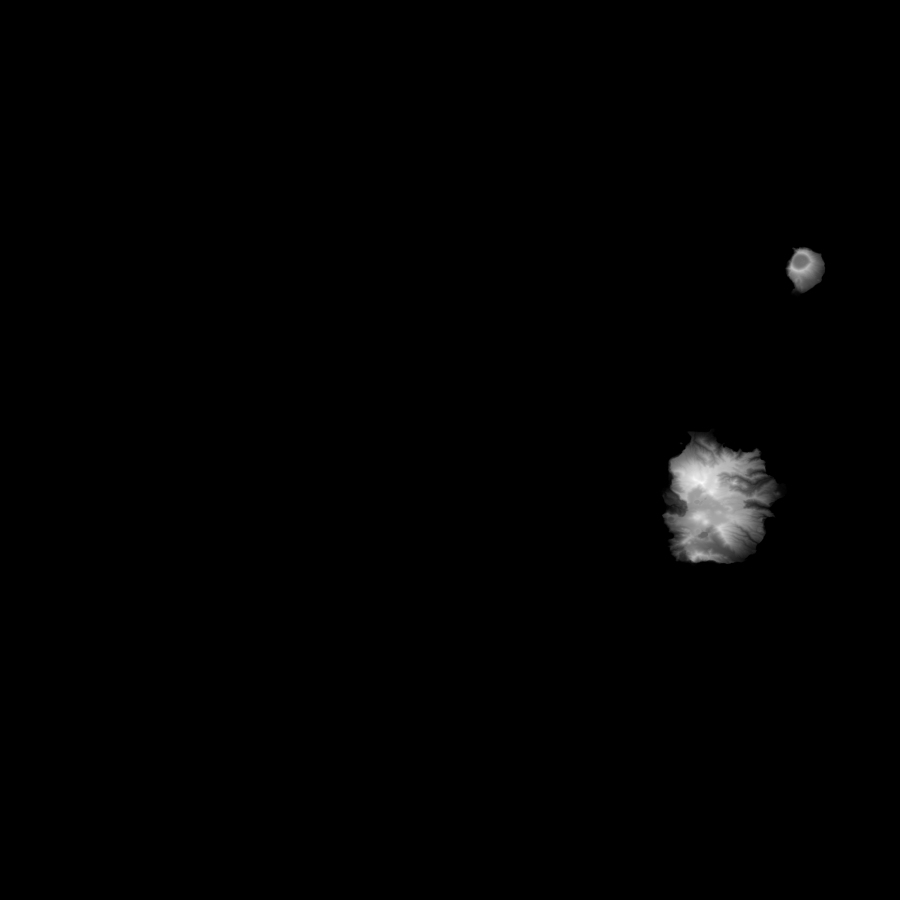
#> input picture artifacts/remake-chapter2/campus-site/dem/cop_N39_00_W032_00.tif, 3600 x 3600 px (shown at 1/4 size); its folder holds 2 pictures in this run
$ python rebuild_terrain.py
#> lines starting #> are read from the running program, lines starting #| are printed output that depends on the picture; after the words box and inside, x2 and y2 are one past the last pixel; in counts of white or black regions, pixels touching at a corner belong together; long printed decimals are rounded
### artifacts/remake-chapter2/campus-site/dem.py
# 真实高程：Copernicus DEM GLO-30（30 m，海洋与水体已掩膜为 0），AWS 公开数据
#   https://copernicus-dem-30m.s3.amazonaws.com/Copernicus_DSM_COG_10_{N39_00_W032_00, N38_00_W029_00}_DEM/...
#   署名：© DLR e.V. 2010-2014 and © Airbus Defence and Space GmbH 2014-2018,
#         provided under COPERNICUS by the European Union and ESA; all rights reserved.
# 投影：以岛中心为原点的等距近似（米），x 向东，y 向北；岛屿尺度内误差可忽略。
import os
import numpy as np
from PIL import Image

HERE = os.path.dirname(os.path.abspath(__file__))
ISLANDS = {
    # 名称: (瓦片, 纬度范围, 经度范围)
    'corvo': ('N39_00_W032_00', (39.660, 39.738), (-31.135, -31.065)),
    'faial': ('N38_00_W029_00', (38.510, 38.660), (-28.850, -28.590)),
}
ATTRIBUTION = 'Copernicus DEM GLO-30 © DLR e.V. 2010-2014, © Airbus Defence and Space GmbH 2014-2018, provided under COPERNICUS by the EU and ESA'

def load_tile(tile):
#> called with tile = 'N39_00_W032_00'
    a = np.array(Image.open(os.path.join(HERE, 'dem', f'cop_{tile}.tif')), dtype=np.float32)
#> a is the input picture: shape (3600, 3600) float32; min 0, max 910.5, mean 6.6
    lat_top, lon_left = int(tile[1:3]) + 1, -int(tile[8:11])
    return a, lat_top, lon_left

def blur(Z, passes=1):
    """3×3 二项式平滑（只用于制图，消去 30 m 格网的台阶感）。"""
    k = np.array([1, 2, 1], float) / 4
    for _ in range(passes):
        P = np.pad(Z, 1, mode='edge')
        Z = k[0] * P[:-2, 1:-1] + k[1] * P[1:-1, 1:-1] + k[2] * P[2:, 1:-1]
        P = np.pad(Z, 1, mode='edge')
        Z = k[0] * P[1:-1, :-2] + k[1] * P[1:-1, 1:-1] + k[2] * P[1:-1, 2:]
    return Z

def island(key, scale=1.0):
    """scale：三向等比缩放（水平与高程同乘），坡度不变。"""
    tile, (la0, la1), (lo0, lo1) = ISLANDS[key]
    a, lat_top, lon_left = load_tile(tile)
#> lat_top = 40; lon_left = -32
    r0, r1 = int((lat_top - la1) * 3600), int((lat_top - la0) * 3600) + 1
#> r0 = 943; r1 = 1225
    c0, c1 = int((lo0 - lon_left) * 3600), int((lo1 - lon_left) * 3600) + 1
#> c0 = 3113; c1 = 3366
    Z = a[r0:r1, c0:c1]
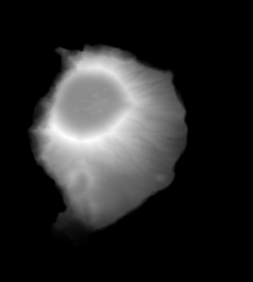
#> Z: shape (282, 253) float32; min 0, max 702.3, mean 109.5; drawn with min black and max white
    lats = lat_top - (np.arange(r0, r1) + 0.5) / 3600.0      # 像元中心
#> lats = 282 values, max 39.74 at index 0, min 39.66 at index 281, mean 39.7
    lons = lon_left + (np.arange(c0, c1) + 0.5) / 3600.0
#> lons = 253 values from -31.14 to -31.07
    lat0, lon0 = (la0 + la1) / 2, (lo0 + lo1) / 2
    xs = (lons - lon0) * 111320 * np.cos(np.radians(lat0))
#> xs = 253 values from -3009.7 to 2985.9
    ys = (lats - lat0) * 110574
#> ys = 282 values, max 4303.2 at index 0, min -4327.7 at index 281, mean -12.29
    return dict(key=key, xs=xs * scale, ys=ys * scale, Z=Z * scale, land=Z != 0, lat0=lat0, lon0=lon0, lats=lats, lons=lons, scale=scale)

def to_xy(info, lat, lon):
    k = info.get('scale', 1.0)
    return ((lon - info['lon0']) * 111320 * np.cos(np.radians(info['lat0'])) * k, (lat - info['lat0']) * 110574 * k)

def sample(info, x, y):
    """双线性插值取高程（米）。"""
    xs, ys, Z = info['xs'], info['ys'], info['Z']
    fx = np.interp(x, xs, np.arange(len(xs)))
    fy = np.interp(-np.asarray(y, float), -ys, np.arange(len(ys)))
    i0, j0 = np.floor(fy).astype(int), np.floor(fx).astype(int)
    i1, j1 = np.minimum(i0 + 1, len(ys) - 1), np.minimum(j0 + 1, len(xs) - 1)
    ty, tx = fy - i0, fx - j0
    return (Z[i0, j0] * (1 - tx) + Z[i0, j1] * tx) * (1 - ty) + (Z[i1, j0] * (1 - tx) + Z[i1, j1] * tx) * ty

### artifacts/remake-chapter2/campus-site/campus.py
# 学园总体布局：在科尔沃岛南端熔岩台地上，以真实地形为据选址、定轴，并验算每栋楼的地坪与基础高差、每条路的坡度。
# 运行：python campus.py → site.json（布局与验算结果）
# 坐标：世界坐标见 dem.py（米，x 东 y 北）。学园局部坐标 (u, v)：v 沿主轴指向坡上，u 垂直于主轴指向右手。
import json, os
import numpy as np
from dem import island, sample, blur, HERE

SCALE = float(os.environ.get('ISLAND_SCALE', json.load(open(os.path.join(HERE, 'scale.json'), encoding='utf-8')).get('scale', 1.0) if os.path.exists(os.path.join(HERE, 'scale.json')) else 1.0))
I = island('corvo', SCALE)
#> I = 10 items
_land = blur(I['land'].astype(np.float32), 2)
#> the loop in blur, `for _ in range(passes):` made 2 passes
#> pass 1, in blur, `P = np.pad(Z, 1, mode='edge')`:
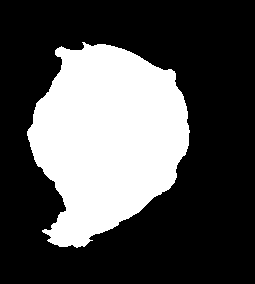
#> P: shape (284, 255) float32; values 0 (black) and 1 (white), 31.6% white; 1 white region, box (x1, y1, x2, y2) and area: (27, 42, 190, 248) 22900
#> after the loop in blur, `for _ in range(passes):`:
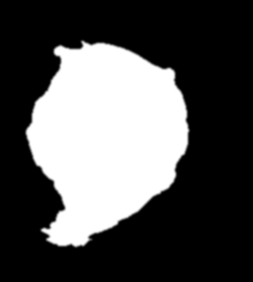
#> Z: shape (282, 253) float32; min 0, max 1, mean 0.321
_Z = blur(np.where(I['land'], I['Z'], -3.0), 2)                  # 30 m 格网平滑后双线性插值（制图与估算用）
TERR = dict(I, Z=_Z); LANDF = dict(I, Z=_land)
#> after `TERR = dict(I, Z=_Z)`: TERR = 10 items
#> after `LANDF = dict(I, Z=_land)`: LANDF = 10 items
def ground(x, y): return sample(TERR, x, y)
def is_land(x, y): return sample(LANDF, x, y) > 0.5

# ---------------------------------------------------------------- 建筑（局部坐标，尺寸 = (沿 u, 沿 v)）
# kind: open 第二章开放 / closed 封闭 / outdoor 室外场地（不计基础）
B = []
def rect(name, c, s, cat, kind='open', plinth=0.45, note=''):
    B.append(dict(name=name, shape='rect', c=c, s=s, cat=cat, kind=kind, plinth=plinth, note=note))
def circ(name, c, r, cat, kind='open', plinth=0.6, note=''):
    B.append(dict(name=name, shape='circ', c=c, r=r, cat=cat, kind=kind, plinth=plinth, note=note))

circ('中央厅', (0, 0), 12, 'core', note='穹顶约 16 m，四面门廊')
for nm, c, s in (('中央厅北门廊', (0, 14.5), (7, 5)), ('中央厅南门廊', (0, -14.5), (7, 5)),
                 ('中央厅东门廊', (14.5, 0), (5, 7)), ('中央厅西门廊', (-14.5, 0), (5, 7))):
    rect(nm, c, s, 'core', plinth=0.6)
rect('讲堂', (-30, 0), (20, 14), 'core', note='阶梯座席顺坡，讲台在低端')
rect('风雨廊', (-20.5, 0), (6, 3), 'core', plinth=0.3)
rect('名录库', (0, 46), (16, 20), 'academy', note='后半埋入坡中；前厅阶梯下到配重室')
rect('文献工房', (16, 42), (12, 12), 'academy')
rect('文契院（封闭部分）', (-18, 46), (16, 22), 'academy', 'closed')
rect('共鸣厅', (-72, 12), (18, 12), 'academy', note='净高约 9 m')
rect('沉静室', (-59.5, 8.5), (5, 5), 'academy')
rect('星盘讲堂（封闭）', (-74, 30), (20, 12), 'academy', 'closed')
circ('观星塔（封闭）', (-90, 18), 5, 'academy', 'closed')
rect('诊疗所与安全端', (56, -34), (22, 10), 'academy')
rect('化学实验室（封闭）', (58, -16), (18, 12), 'academy', 'closed')
circ('白塔（封闭）', (74, -10), 5, 'academy', 'closed')
rect('后勤院', (34, -62), (28, 20), 'service', note='厨房、食堂、配给台')
rect('粮仓', (56, -60), (8, 8), 'service', plinth=0.9, note='石墙，架高防潮')
rect('誓约庭', (0, -100), (24, 30), 'outdoor', 'outdoor', plinth=0, note='铺石顺坡')
rect('门楼', (0, -118.5), (14, 7), 'core', plinth=0.3)
rect('铁工院（封闭）', (110, -90), (40, 25), 'service', 'closed')
rect('温室', (100, 5), (10, 30), 'service', note='顺坡分三级')
rect('汲水泉', (96, -28), (4, 4), 'outdoor', plinth=0.2)
rect('晾晒场', (72, -66), (16, 12), 'outdoor', 'outdoor', plinth=0)
# 生活翼（竖厅加夹道，见 living-wing-estimate/plan.py）：北缘 v=-42，西缘 u=-75.2
LW = dict(u0=-75.2, v0=-42.0, ZL=22.4, ZD=13.2, LANE=3.0, HALL=10.0, BATH=6.0)
def lw_blocks():
    u0, v0, ZL, ZD, LA, HA, BA = (LW[k] for k in ('u0', 'v0', 'ZL', 'ZD', 'LANE', 'HALL', 'BATH'))
    uw, uh, ue = u0 + ZL / 2, u0 + ZL + HA / 2, u0 + ZL + HA + ZL / 2
    vn, vs = v0 - ZD / 2, v0 - ZD - LA - ZD / 2
    return [('甲区', (uw, vn), (ZL, ZD), 'N'), ('丁区', (ue, vn), (ZL, ZD), 'N'),
            ('丙区', (uw, vs), (ZL, ZD), 'S'), ('乙区', (ue, vs), (ZL, ZD), 'S'),
            ('起居厅北台', (uh, v0 - ZD / 2), (HA, ZD), 'N'),
            ('起居厅南台', (uh, v0 - ZD - (LA + ZD) / 2), (HA, LA + ZD), 'S'),
            ('浴室盥洗', (uh, v0 - 2 * ZD - LA - BA / 2), (HA, BA), 'B')]
for nm, c, s, grp in lw_blocks():
    rect('生活翼·' + nm, c, s, 'living', plinth=0.3, note=grp)

# ---------------------------------------------------------------- 路（局部坐标折线）
PATHS = [
    ('主轴大道', [(0, -115), (0, -85), (0, -60), (0, -17)], 8),
    ('名录库前路', [(0, 17), (0, 36)], 4),
    ('生活翼北门—中央厅', [(-47.8, -42), (-47.8, -30), (-10, -10)], 3),
    ('生活翼东门—大道', [(-20.4, -56.7), (-4, -56.7)], 3),
    ('大道—后勤院', [(4, -62), (20, -62)], 3),
    ('后勤院—诊疗所', [(42, -52), (50, -39)], 2.5),
    ('中央厅—白塔院', [(17, 0), (40, -4), (49, -10)], 3),
    ('讲堂—星仪院', [(-40, 0), (-56, 6)], 3),
    ('生活翼西门—星仪院', [(-75.2, -56.7), (-86, -50), (-86, 0), (-80, 6)], 2.5),
    ('后勤院后门—晾晒场—汲水泉—温室', [(48, -62), (64, -64), (88, -46), (96, -30), (100, -12)], 2),
    ('后勤院—铁工院', [(48, -70), (80, -84), (90, -88)], 4),
]

# ---------------------------------------------------------------- 变换
# [8 lines left out: functions basis, to_world, not called in this run]

def footprint_points(b, step):
    if b['shape'] == 'rect':
        (cu, cv), (su, sv) = b['c'], b['s']
        us = np.linspace(cu - su / 2, cu + su / 2, max(2, int(su / step) + 1))
        vs = np.linspace(cv - sv / 2, cv + sv / 2, max(2, int(sv / step) + 1))
        U, V = np.meshgrid(us, vs); return U.ravel(), V.ravel()
    (cu, cv), r = b['c'], b['r']
    us = np.arange(cu - r, cu + r + 0.01, step); U, V = np.meshgrid(us, us - cu + cv)
    m = np.hypot(U - cu, V - cv) <= r
    return U[m], V[m]

PTS = {b['name']: footprint_points(b, 4.0) for b in B}
SAFE = [(du, dv) for du in (-25, 0, 25) for dv in (-25, 0, 25)]

_i = np.unravel_index(np.argmax(np.where(I['land'], I['Z'], -1)), I['Z'].shape)
SUMMIT = (float(I['xs'][_i[1]]), float(I['ys'][_i[0]]), float(I['Z'][_i]))     # 全岛最高点（火口西南缘）
#> SUMMIT = (-1296.7, 33.79, 702.3)
def summit_bearing(O):
    return np.degrees(np.arctan2(SUMMIT[0] - O[0], SUMMIT[1] - O[1]))

# [62 lines left out: functions evaluate, search, path_report, not called in this run]

# [9 lines that do not run on import are left out]

### artifacts/map-optimization/camera-tests/rebuild_terrain.py
"""Reproduce export_scene.py's terrain-only export without modifying its scene.json."""
import os, sys
import numpy as np
HERE = os.path.dirname(os.path.abspath(__file__))
SOURCE = os.path.abspath(os.path.join(HERE, '../../remake-chapter2/campus-site'))
sys.path.insert(0, SOURCE)
import campus as S
xs = np.arange(S.I['xs'][0] + 60, S.I['xs'][-1] - 60, 10.0)
ys = np.arange(S.I['ys'][-1] + 60, S.I['ys'][0] - 60, 10.0)
GX, GY = np.meshgrid(xs, ys)
Z = S.ground(GX, GY).astype(np.float32)
#> in sample, `xs, ys, Z = info['xs'], info['ys'], info['Z']`: xs = 253 values from -3009.7 to 2985.9
#> in sample, `i0, j0 = np.floor(fy).astype(int), np.floor(fx).astype(int)`:
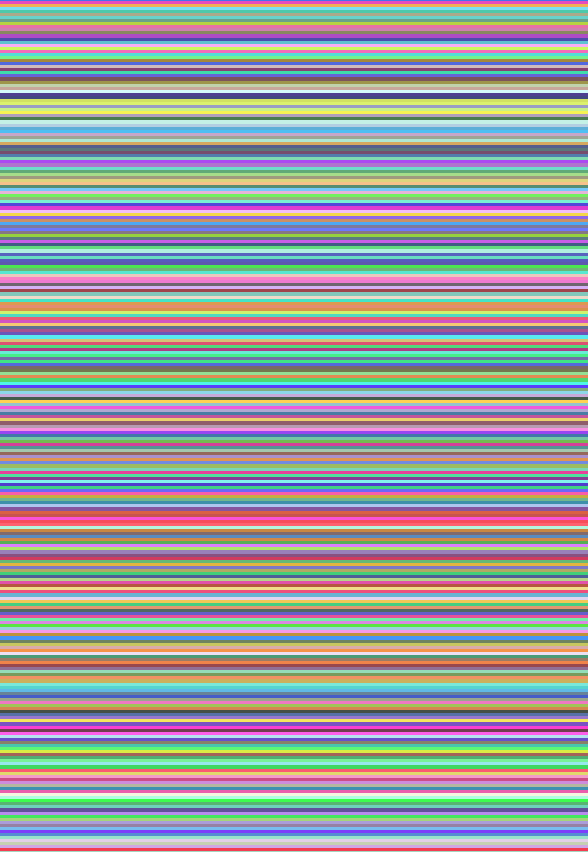
#> i0: shape (852, 588) int64; 279 distinct labels, from 1 to 279; one colour per label, 0 black
#> in sample, `i1, j1 = np.minimum(i0 + 1, len(ys) - 1), np.minimum(j0 + 1, len(xs) -..`: i1: shape (852, 588) int64; 279 distinct labels, from 2 to 280
#> in sample, `ty, tx = fy - i0, fx - j0`:
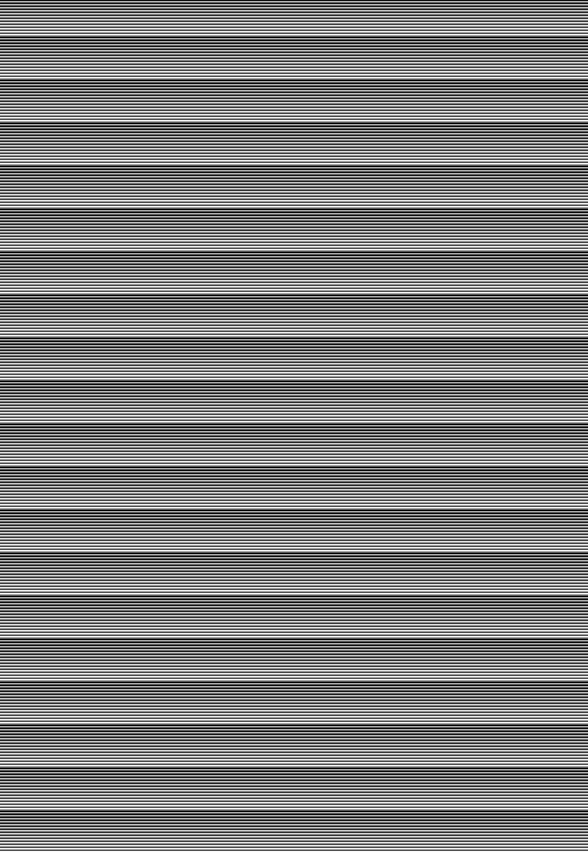
#> ty: shape (852, 588) float64; min 0.000326, max 0.983, mean 0.493
#> in sample, `ty, tx = fy - i0, fx - j0`:
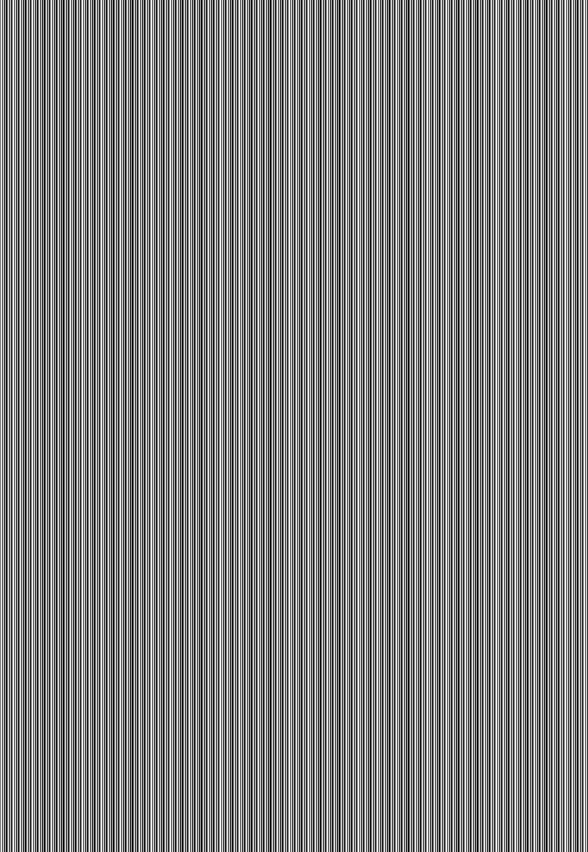
#> tx: shape (852, 588) float64; min 0.00148, max 0.998, mean 0.501
#> Z: shape (852, 588) float32
LAND = S.sample(S.LANDF, GX, GY) > 0.5
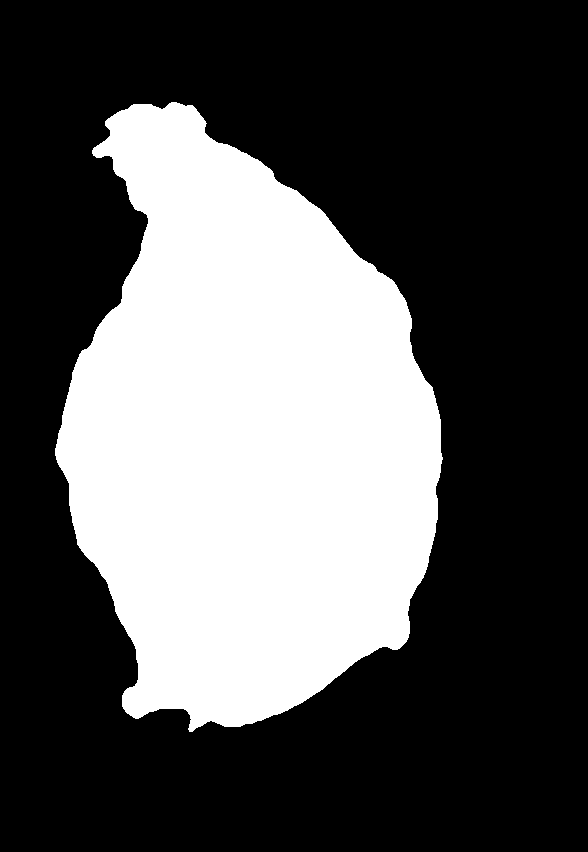
#> LAND: shape (852, 588) bool; 33.4% white; 1 white region, box (x1, y1, x2, y2) and area: (55, 102, 443, 732) 167342
Z = np.where(LAND, Z, np.minimum(Z, -0.5)).astype(np.float32)
np.savez_compressed(os.path.join(HERE, 'terrain.npz'), xs=xs, ys=ys, z=Z)
print('terrain', Z.shape, 'scale', S.SCALE, 'height', float(Z.max()))
#| terrain (852, 588) scale 1.0 height 693.480
